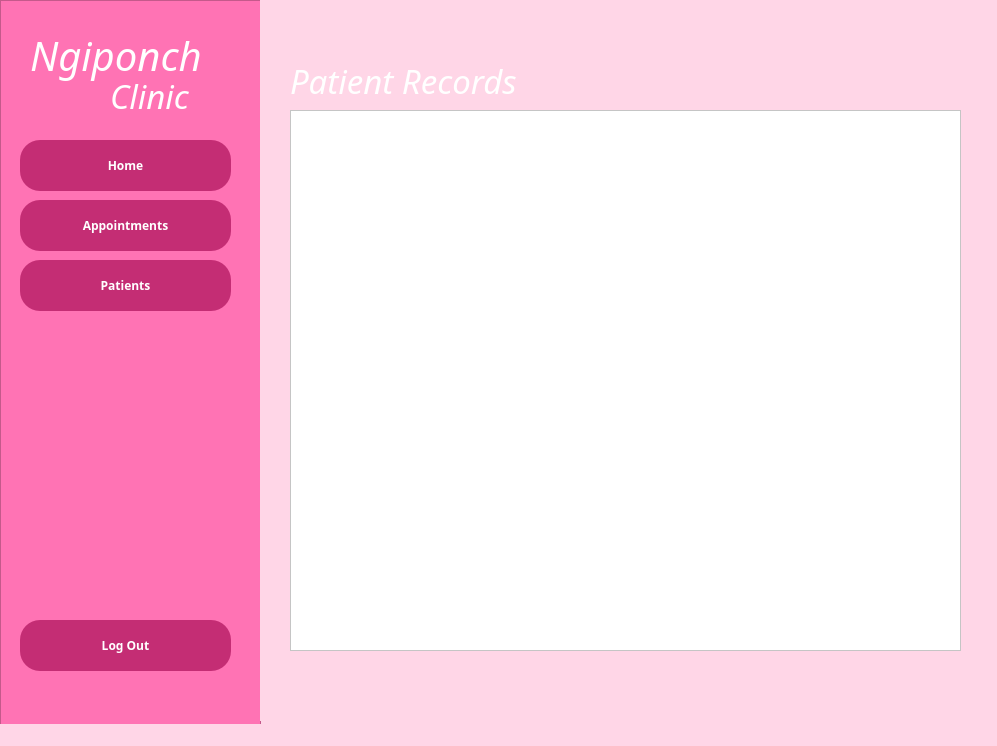
<?xml version="1.0" encoding="UTF-8"?>
<ui version="4.0">
 <class>MainWindow</class>
 <widget class="QMainWindow" name="MainWindow">
  <property name="geometry">
   <rect>
    <x>0</x>
    <y>0</y>
    <width>997</width>
    <height>746</height>
   </rect>
  </property>
  <property name="windowTitle">
   <string>MainWindow</string>
  </property>
  <property name="styleSheet">
   <string notr="true">background-color: #ffd6e7;</string>
  </property>
  <widget class="QWidget" name="centralwidget">
   <widget class="QFrame" name="frame">
    <property name="geometry">
     <rect>
      <x>0</x>
      <y>0</y>
      <width>261</width>
      <height>741</height>
     </rect>
    </property>
    <property name="styleSheet">
     <string notr="true">background-color: #ff73b4; </string>
    </property>
    <property name="frameShape">
     <enum>QFrame::StyledPanel</enum>
    </property>
    <property name="frameShadow">
     <enum>QFrame::Raised</enum>
    </property>
    <widget class="QPushButton" name="pushButton_2">
     <property name="geometry">
      <rect>
       <x>20</x>
       <y>200</y>
       <width>211</width>
       <height>51</height>
      </rect>
     </property>
     <property name="font">
      <font>
       <family>Segoe UI Black</family>
       <weight>75</weight>
       <bold>true</bold>
      </font>
     </property>
     <property name="styleSheet">
      <string notr="true">background-color: #c42d74;
color: white;
border-radius: 20px;</string>
     </property>
     <property name="text">
      <string>Appointments</string>
     </property>
    </widget>
    <widget class="QPushButton" name="pushButton">
     <property name="geometry">
      <rect>
       <x>20</x>
       <y>140</y>
       <width>211</width>
       <height>51</height>
      </rect>
     </property>
     <property name="font">
      <font>
       <family>Segoe UI Black</family>
       <weight>75</weight>
       <bold>true</bold>
      </font>
     </property>
     <property name="styleSheet">
      <string notr="true">background-color: #c42d74;
color: white;
border-radius: 20px;</string>
     </property>
     <property name="text">
      <string>Home</string>
     </property>
    </widget>
    <widget class="QPushButton" name="pushButton_3">
     <property name="geometry">
      <rect>
       <x>20</x>
       <y>260</y>
       <width>211</width>
       <height>51</height>
      </rect>
     </property>
     <property name="font">
      <font>
       <family>Segoe UI Black</family>
       <weight>75</weight>
       <bold>true</bold>
      </font>
     </property>
     <property name="styleSheet">
      <string notr="true">background-color: #c42d74;
color: white;
border-radius: 20px;</string>
     </property>
     <property name="text">
      <string>Patients</string>
     </property>
    </widget>
    <widget class="QPushButton" name="pushButton_9">
     <property name="geometry">
      <rect>
       <x>20</x>
       <y>620</y>
       <width>211</width>
       <height>51</height>
      </rect>
     </property>
     <property name="font">
      <font>
       <family>Segoe UI Black</family>
       <weight>75</weight>
       <bold>true</bold>
      </font>
     </property>
     <property name="styleSheet">
      <string notr="true">background-color: #c42d74;
color: white;
border-radius: 20px;</string>
     </property>
     <property name="text">
      <string>Log Out</string>
     </property>
    </widget>
    <widget class="QLabel" name="label">
     <property name="geometry">
      <rect>
       <x>30</x>
       <y>30</y>
       <width>231</width>
       <height>51</height>
      </rect>
     </property>
     <property name="font">
      <font>
       <family>Tw Cen MT Condensed Extra Bold</family>
       <pointsize>30</pointsize>
       <weight>50</weight>
       <italic>true</italic>
       <bold>false</bold>
      </font>
     </property>
     <property name="styleSheet">
      <string notr="true">color: white;</string>
     </property>
     <property name="text">
      <string>Ngiponch</string>
     </property>
    </widget>
    <widget class="QLabel" name="label_2">
     <property name="geometry">
      <rect>
       <x>110</x>
       <y>80</y>
       <width>101</width>
       <height>31</height>
      </rect>
     </property>
     <property name="font">
      <font>
       <family>Tw Cen MT Condensed Extra Bold</family>
       <pointsize>25</pointsize>
       <weight>50</weight>
       <italic>true</italic>
       <bold>false</bold>
      </font>
     </property>
     <property name="styleSheet">
      <string notr="true">color: white;</string>
     </property>
     <property name="text">
      <string>Clinic</string>
     </property>
    </widget>
   </widget>
   <widget class="QStackedWidget" name="stackedWidget">
    <property name="geometry">
     <rect>
      <x>260</x>
      <y>0</y>
      <width>731</width>
      <height>721</height>
     </rect>
    </property>
    <property name="currentIndex">
     <number>2</number>
    </property>
    <widget class="QWidget" name="home_page">
     <widget class="QFrame" name="frame_2">
      <property name="geometry">
       <rect>
        <x>40</x>
        <y>60</y>
        <width>671</width>
        <height>531</height>
       </rect>
      </property>
      <property name="styleSheet">
       <string notr="true">background-color: white;
border-radius: 20px;</string>
      </property>
      <property name="frameShape">
       <enum>QFrame::StyledPanel</enum>
      </property>
      <property name="frameShadow">
       <enum>QFrame::Raised</enum>
      </property>
      <widget class="QLabel" name="label_3">
       <property name="geometry">
        <rect>
         <x>20</x>
         <y>40</y>
         <width>551</width>
         <height>51</height>
        </rect>
       </property>
       <property name="font">
        <font>
         <family>Tw Cen MT Condensed Extra Bold</family>
         <pointsize>30</pointsize>
         <weight>50</weight>
         <italic>true</italic>
         <bold>false</bold>
        </font>
       </property>
       <property name="styleSheet">
        <string notr="true">color: #ff73b4; </string>
       </property>
       <property name="text">
        <string>Welcome to Ngiponch Clinic!</string>
       </property>
      </widget>
      <widget class="QLabel" name="label_4">
       <property name="geometry">
        <rect>
         <x>30</x>
         <y>100</y>
         <width>451</width>
         <height>21</height>
        </rect>
       </property>
       <property name="font">
        <font>
         <family>Ubuntu Mono</family>
         <pointsize>9</pointsize>
         <weight>50</weight>
         <italic>true</italic>
         <bold>false</bold>
        </font>
       </property>
       <property name="styleSheet">
        <string notr="true">color: #ff73b4; </string>
       </property>
       <property name="text">
        <string>A CC15 database project submitted to Mr. Marlowee Oliva</string>
       </property>
      </widget>
     </widget>
    </widget>
    <widget class="QWidget" name="apt_page">
     <widget class="QFrame" name="frame_3">
      <property name="geometry">
       <rect>
        <x>40</x>
        <y>100</y>
        <width>461</width>
        <height>231</height>
       </rect>
      </property>
      <property name="styleSheet">
       <string notr="true">background-color: rgb(255, 206, 218);
border-radius: 20px;</string>
      </property>
      <property name="frameShape">
       <enum>QFrame::StyledPanel</enum>
      </property>
      <property name="frameShadow">
       <enum>QFrame::Raised</enum>
      </property>
      <widget class="QDateTimeEdit" name="dateTimeEdit">
       <property name="geometry">
        <rect>
         <x>270</x>
         <y>60</y>
         <width>161</width>
         <height>41</height>
        </rect>
       </property>
       <property name="font">
        <font>
         <family>Segoe UI Black</family>
         <weight>75</weight>
         <bold>true</bold>
        </font>
       </property>
       <property name="styleSheet">
        <string notr="true">color: white;</string>
       </property>
      </widget>
      <widget class="QLineEdit" name="lineEdit">
       <property name="geometry">
        <rect>
         <x>30</x>
         <y>70</y>
         <width>211</width>
         <height>31</height>
        </rect>
       </property>
       <property name="styleSheet">
        <string notr="true">background-color: white;</string>
       </property>
      </widget>
      <widget class="QLineEdit" name="lineEdit_2">
       <property name="geometry">
        <rect>
         <x>30</x>
         <y>150</y>
         <width>211</width>
         <height>31</height>
        </rect>
       </property>
       <property name="styleSheet">
        <string notr="true">background-color: white;</string>
       </property>
      </widget>
      <widget class="QLabel" name="label_5">
       <property name="geometry">
        <rect>
         <x>30</x>
         <y>30</y>
         <width>141</width>
         <height>37</height>
        </rect>
       </property>
       <property name="palette">
        <palette>
         <active>
          <colorrole role="WindowText">
           <brush brushstyle="SolidPattern">
            <color alpha="255">
             <red>255</red>
             <green>115</green>
             <blue>180</blue>
            </color>
           </brush>
          </colorrole>
          <colorrole role="Button">
           <brush brushstyle="SolidPattern">
            <color alpha="255">
             <red>255</red>
             <green>206</green>
             <blue>218</blue>
            </color>
           </brush>
          </colorrole>
          <colorrole role="Text">
           <brush brushstyle="SolidPattern">
            <color alpha="255">
             <red>255</red>
             <green>115</green>
             <blue>180</blue>
            </color>
           </brush>
          </colorrole>
          <colorrole role="ButtonText">
           <brush brushstyle="SolidPattern">
            <color alpha="255">
             <red>255</red>
             <green>115</green>
             <blue>180</blue>
            </color>
           </brush>
          </colorrole>
          <colorrole role="Base">
           <brush brushstyle="SolidPattern">
            <color alpha="255">
             <red>255</red>
             <green>206</green>
             <blue>218</blue>
            </color>
           </brush>
          </colorrole>
          <colorrole role="Window">
           <brush brushstyle="SolidPattern">
            <color alpha="255">
             <red>255</red>
             <green>206</green>
             <blue>218</blue>
            </color>
           </brush>
          </colorrole>
         </active>
         <inactive>
          <colorrole role="WindowText">
           <brush brushstyle="SolidPattern">
            <color alpha="255">
             <red>255</red>
             <green>115</green>
             <blue>180</blue>
            </color>
           </brush>
          </colorrole>
          <colorrole role="Button">
           <brush brushstyle="SolidPattern">
            <color alpha="255">
             <red>255</red>
             <green>206</green>
             <blue>218</blue>
            </color>
           </brush>
          </colorrole>
          <colorrole role="Text">
           <brush brushstyle="SolidPattern">
            <color alpha="255">
             <red>255</red>
             <green>115</green>
             <blue>180</blue>
            </color>
           </brush>
          </colorrole>
          <colorrole role="ButtonText">
           <brush brushstyle="SolidPattern">
            <color alpha="255">
             <red>255</red>
             <green>115</green>
             <blue>180</blue>
            </color>
           </brush>
          </colorrole>
          <colorrole role="Base">
           <brush brushstyle="SolidPattern">
            <color alpha="255">
             <red>255</red>
             <green>206</green>
             <blue>218</blue>
            </color>
           </brush>
          </colorrole>
          <colorrole role="Window">
           <brush brushstyle="SolidPattern">
            <color alpha="255">
             <red>255</red>
             <green>206</green>
             <blue>218</blue>
            </color>
           </brush>
          </colorrole>
         </inactive>
         <disabled>
          <colorrole role="WindowText">
           <brush brushstyle="SolidPattern">
            <color alpha="255">
             <red>255</red>
             <green>115</green>
             <blue>180</blue>
            </color>
           </brush>
          </colorrole>
          <colorrole role="Button">
           <brush brushstyle="SolidPattern">
            <color alpha="255">
             <red>255</red>
             <green>206</green>
             <blue>218</blue>
            </color>
           </brush>
          </colorrole>
          <colorrole role="Text">
           <brush brushstyle="SolidPattern">
            <color alpha="255">
             <red>255</red>
             <green>115</green>
             <blue>180</blue>
            </color>
           </brush>
          </colorrole>
          <colorrole role="ButtonText">
           <brush brushstyle="SolidPattern">
            <color alpha="255">
             <red>255</red>
             <green>115</green>
             <blue>180</blue>
            </color>
           </brush>
          </colorrole>
          <colorrole role="Base">
           <brush brushstyle="SolidPattern">
            <color alpha="255">
             <red>255</red>
             <green>206</green>
             <blue>218</blue>
            </color>
           </brush>
          </colorrole>
          <colorrole role="Window">
           <brush brushstyle="SolidPattern">
            <color alpha="255">
             <red>255</red>
             <green>206</green>
             <blue>218</blue>
            </color>
           </brush>
          </colorrole>
         </disabled>
        </palette>
       </property>
       <property name="font">
        <font>
         <family>Gill Sans MT</family>
         <pointsize>11</pointsize>
         <weight>75</weight>
         <bold>true</bold>
        </font>
       </property>
       <property name="styleSheet">
        <string notr="true">color: #ff73b4; </string>
       </property>
       <property name="text">
        <string>Patient's Name</string>
       </property>
      </widget>
      <widget class="QLabel" name="label_6">
       <property name="geometry">
        <rect>
         <x>30</x>
         <y>110</y>
         <width>141</width>
         <height>37</height>
        </rect>
       </property>
       <property name="palette">
        <palette>
         <active>
          <colorrole role="WindowText">
           <brush brushstyle="SolidPattern">
            <color alpha="255">
             <red>255</red>
             <green>115</green>
             <blue>180</blue>
            </color>
           </brush>
          </colorrole>
          <colorrole role="Button">
           <brush brushstyle="SolidPattern">
            <color alpha="255">
             <red>255</red>
             <green>206</green>
             <blue>218</blue>
            </color>
           </brush>
          </colorrole>
          <colorrole role="Text">
           <brush brushstyle="SolidPattern">
            <color alpha="255">
             <red>255</red>
             <green>115</green>
             <blue>180</blue>
            </color>
           </brush>
          </colorrole>
          <colorrole role="ButtonText">
           <brush brushstyle="SolidPattern">
            <color alpha="255">
             <red>255</red>
             <green>115</green>
             <blue>180</blue>
            </color>
           </brush>
          </colorrole>
          <colorrole role="Base">
           <brush brushstyle="SolidPattern">
            <color alpha="255">
             <red>255</red>
             <green>206</green>
             <blue>218</blue>
            </color>
           </brush>
          </colorrole>
          <colorrole role="Window">
           <brush brushstyle="SolidPattern">
            <color alpha="255">
             <red>255</red>
             <green>206</green>
             <blue>218</blue>
            </color>
           </brush>
          </colorrole>
         </active>
         <inactive>
          <colorrole role="WindowText">
           <brush brushstyle="SolidPattern">
            <color alpha="255">
             <red>255</red>
             <green>115</green>
             <blue>180</blue>
            </color>
           </brush>
          </colorrole>
          <colorrole role="Button">
           <brush brushstyle="SolidPattern">
            <color alpha="255">
             <red>255</red>
             <green>206</green>
             <blue>218</blue>
            </color>
           </brush>
          </colorrole>
          <colorrole role="Text">
           <brush brushstyle="SolidPattern">
            <color alpha="255">
             <red>255</red>
             <green>115</green>
             <blue>180</blue>
            </color>
           </brush>
          </colorrole>
          <colorrole role="ButtonText">
           <brush brushstyle="SolidPattern">
            <color alpha="255">
             <red>255</red>
             <green>115</green>
             <blue>180</blue>
            </color>
           </brush>
          </colorrole>
          <colorrole role="Base">
           <brush brushstyle="SolidPattern">
            <color alpha="255">
             <red>255</red>
             <green>206</green>
             <blue>218</blue>
            </color>
           </brush>
          </colorrole>
          <colorrole role="Window">
           <brush brushstyle="SolidPattern">
            <color alpha="255">
             <red>255</red>
             <green>206</green>
             <blue>218</blue>
            </color>
           </brush>
          </colorrole>
         </inactive>
         <disabled>
          <colorrole role="WindowText">
           <brush brushstyle="SolidPattern">
            <color alpha="255">
             <red>255</red>
             <green>115</green>
             <blue>180</blue>
            </color>
           </brush>
          </colorrole>
          <colorrole role="Button">
           <brush brushstyle="SolidPattern">
            <color alpha="255">
             <red>255</red>
             <green>206</green>
             <blue>218</blue>
            </color>
           </brush>
          </colorrole>
          <colorrole role="Text">
           <brush brushstyle="SolidPattern">
            <color alpha="255">
             <red>255</red>
             <green>115</green>
             <blue>180</blue>
            </color>
           </brush>
          </colorrole>
          <colorrole role="ButtonText">
           <brush brushstyle="SolidPattern">
            <color alpha="255">
             <red>255</red>
             <green>115</green>
             <blue>180</blue>
            </color>
           </brush>
          </colorrole>
          <colorrole role="Base">
           <brush brushstyle="SolidPattern">
            <color alpha="255">
             <red>255</red>
             <green>206</green>
             <blue>218</blue>
            </color>
           </brush>
          </colorrole>
          <colorrole role="Window">
           <brush brushstyle="SolidPattern">
            <color alpha="255">
             <red>255</red>
             <green>206</green>
             <blue>218</blue>
            </color>
           </brush>
          </colorrole>
         </disabled>
        </palette>
       </property>
       <property name="font">
        <font>
         <family>Gill Sans MT</family>
         <pointsize>11</pointsize>
         <weight>75</weight>
         <bold>true</bold>
        </font>
       </property>
       <property name="styleSheet">
        <string notr="true">color: #ff73b4; </string>
       </property>
       <property name="text">
        <string>Dentist Name</string>
       </property>
      </widget>
      <widget class="QPushButton" name="pushButton_10">
       <property name="geometry">
        <rect>
         <x>270</x>
         <y>140</y>
         <width>151</width>
         <height>51</height>
        </rect>
       </property>
       <property name="font">
        <font>
         <family>Segoe UI Black</family>
         <weight>75</weight>
         <bold>true</bold>
        </font>
       </property>
       <property name="styleSheet">
        <string notr="true">background-color: #c42d74;
color: white;
border-radius: 20px;</string>
       </property>
       <property name="text">
        <string>Add Appointment</string>
       </property>
      </widget>
     </widget>
     <widget class="QLabel" name="label_7">
      <property name="geometry">
       <rect>
        <x>50</x>
        <y>40</y>
        <width>411</width>
        <height>51</height>
       </rect>
      </property>
      <property name="font">
       <font>
        <family>Tw Cen MT Condensed Extra Bold</family>
        <pointsize>25</pointsize>
        <weight>50</weight>
        <italic>true</italic>
        <bold>false</bold>
       </font>
      </property>
      <property name="styleSheet">
       <string notr="true">color: #ff73b4; </string>
      </property>
      <property name="text">
       <string>Request An Appointment</string>
      </property>
     </widget>
     <widget class="QLabel" name="label_8">
      <property name="geometry">
       <rect>
        <x>40</x>
        <y>360</y>
        <width>411</width>
        <height>51</height>
       </rect>
      </property>
      <property name="font">
       <font>
        <family>Tw Cen MT Condensed Extra Bold</family>
        <pointsize>25</pointsize>
        <weight>50</weight>
        <italic>true</italic>
        <bold>false</bold>
       </font>
      </property>
      <property name="styleSheet">
       <string notr="true">color: #ff73b4; </string>
      </property>
      <property name="text">
       <string>Appointments</string>
      </property>
     </widget>
     <widget class="QTableView" name="tableView">
      <property name="geometry">
       <rect>
        <x>40</x>
        <y>420</y>
        <width>461</width>
        <height>261</height>
       </rect>
      </property>
      <property name="styleSheet">
       <string notr="true">background-color: white;</string>
      </property>
      <property name="sortingEnabled">
       <bool>true</bool>
      </property>
     </widget>
    </widget>
    <widget class="QWidget" name="patients_page">
     <widget class="QLabel" name="label_9">
      <property name="geometry">
       <rect>
        <x>30</x>
        <y>60</y>
        <width>261</width>
        <height>41</height>
       </rect>
      </property>
      <property name="font">
       <font>
        <family>Tw Cen MT Condensed Extra Bold</family>
        <pointsize>25</pointsize>
        <weight>50</weight>
        <italic>true</italic>
        <bold>false</bold>
       </font>
      </property>
      <property name="styleSheet">
       <string notr="true">color: white;</string>
      </property>
      <property name="text">
       <string>Patient Records</string>
      </property>
     </widget>
     <widget class="QTableView" name="tableView_2">
      <property name="geometry">
       <rect>
        <x>30</x>
        <y>110</y>
        <width>671</width>
        <height>541</height>
       </rect>
      </property>
      <property name="styleSheet">
       <string notr="true">background-color: white;</string>
      </property>
     </widget>
    </widget>
   </widget>
  </widget>
  <widget class="QMenuBar" name="menubar">
   <property name="geometry">
    <rect>
     <x>0</x>
     <y>0</y>
     <width>997</width>
     <height>26</height>
    </rect>
   </property>
  </widget>
  <widget class="QStatusBar" name="statusbar"/>
 </widget>
 <resources/>
 <connections/>
</ui>
